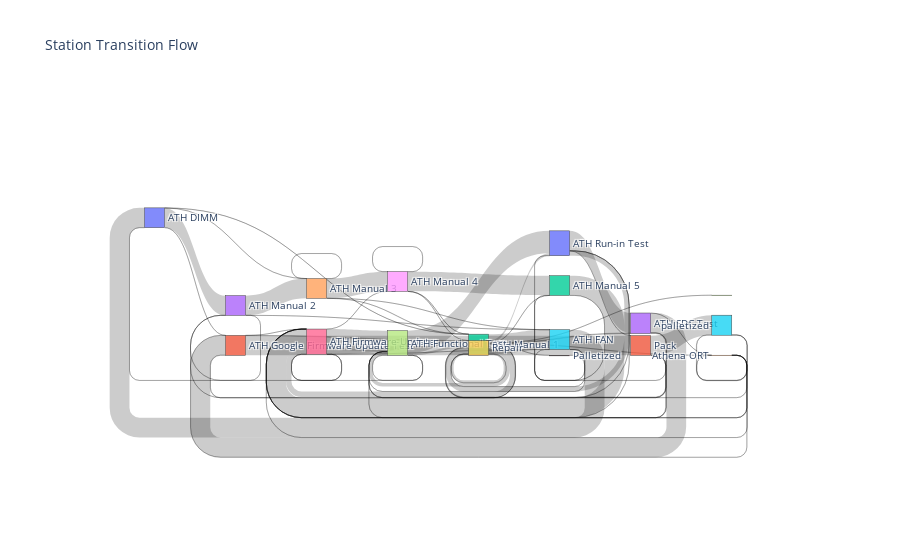

The notebook cell saved with this chart:
### Code cell
import pandas as pd
import matplotlib.pyplot as plt
import seaborn as sns
from plotly import graph_objects as go

# Load the pre-processed DataFrame `df_l10` from previous steps
df = athena_shipped_l10_sn_log_df.copy()

# ========== Sankey Diagram: Station Transition Flow ==========
# Drop rows where to_station is missing for valid transitions
transition_counts = df.dropna(subset=["to_station"]).groupby(["from_station", "to_station"]).size().reset_index(name="count")

labels = pd.unique(transition_counts[["from_station", "to_station"]].values.ravel())
label_to_idx = {label: i for i, label in enumerate(labels)}

source = transition_counts["from_station"].map(label_to_idx)
target = transition_counts["to_station"].map(label_to_idx)
value = transition_counts["count"]

sankey_fig = go.Figure(data=[go.Sankey(
    node=dict(label=labels.tolist()),
    link=dict(source=source, target=target, value=value)
)])
sankey_fig.update_layout(title="Station Transition Flow", font_size=10)
sankey_fig

### Figure 1 — Plotly figure (JSON) as saved in the notebook; plotly's stock layout.template omitted (floating-point values rounded to 4 significant figures)
{"data": [{"link": {"source": [0, 0, 0, 0, 5, 5, 5, 6, 6, 6, 6, 6, 6, 7, 7, 7, 7, 1, 1, 1, 2, 2, 3, 3, 3, 4, 4, 4, 4, 8, 8, 8, 8, 12, 12, 10, 10, 10, 10, 10, 13, 13, 13, 13, 14, 14, 14, 14, 14, 11, 11, 11, 11, 16, 9, 9, 9, 9, 9, 9, 9, 9, 9, 9, 9, 15, 15], "target": [1, 2, 3, 4, 0, 5, 2, 0, 5, 6, 7, 8, 9, 6, 7, 10, 9, 6, 11, 9, 5, 2, 5, 3, 4, 5, 2, 4, 8, 2, 8, 12, 9, 6, 12, 6, 7, 13, 11, 9, 6, 1, 14, 9, 6, 7, 1, 14, 9, 6, 7, 10, 15, 7, 17, 6, 7, 1, 3, 12, 10, 13, 14, 16, 9, 6, 15], "value": [1, 35, 10229, 1, 10272, 15, 3, 1, 1, 31, 10848, 1, 2224, 15, 1, 11564, 1193, 2, 10214, 141, 10280, 163, 4, 9, 10224, 2, 1, 16, 10219, 2, 40, 10215, 2, 10215, 38, 5, 3, 10350, 1, 2533, 11, 10214, 44, 369, 1, 38, 4, 19, 2, 4, 2, 1, 10207, 1, 1, 2830, 1880, 138, 1, 1, 1327, 288, 1, 2, 1190, 1, 179]}, "node": {"label": ["ATH DIMM", "ATH Google Firmware Update Test", "ATH Manual 1", "ATH Manual 2", "ATH Manual 3", "ATH FAN", "ATH Firmware Update", "ATH Functional Test", "ATH Manual 4", "Repair", "ATH Run-in Test", "Pack", "ATH Manual 5", "ATH SDC Test", "Athena ORT", "palletized", "Palletized", ""]}, "type": "sankey"}], "layout": {"font": {"size": 10}, "title": {"text": "Station Transition Flow"}}}
